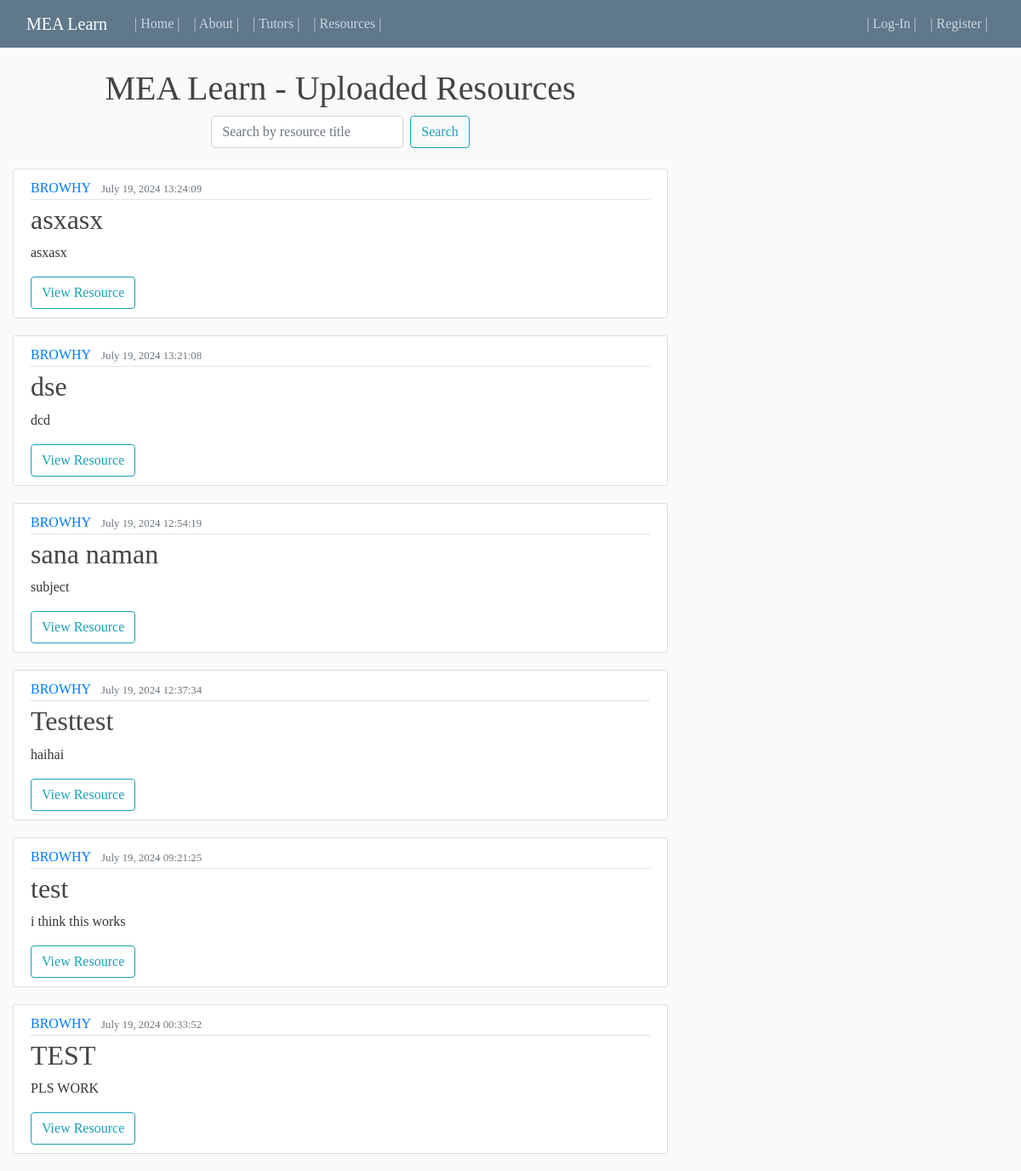
Page /resource-list/ on the committed database.
### blog/models.py (models this page shows, shortened)
class Resource(models.Model):
    SUBJECT_CHOICES = [
        ('MATH 31.1', 'MATH 31.1'),
        ('LAS 21', 'LAS 21'),
        ('MATH 31.2', 'MATH 31.2'),
        ('DECSC 22', 'DECSC 22'),
        ('ITMGT 25.03', 'ITMGT 25.03'),
        ('MATH 31.3', 'MATH 31.3'),
        ('ACCT 115', 'ACCT 115'),
        ('LLAW 113', 'LLAW 113'),
        ('MATH 70.1', 'MATH 70.1'),
        ('ECON 110', 'ECON 110'),
        ('ACCT 125', 'ACCT 125'),
        ('LLAW 115', 'LLAW 115'),
        ('MATH 61.2', 'MATH 61.2'),
        ('DECSC 25', 'DECSC 25'),
        ('ECON 121', 'ECON 121'),
        ('FINN 115', 'FINN 115'),
        ('QUANT 121', 'QUANT 121'),
        ('QUANT 162', 'QUANT 162'),
        ('LAS 111', 'LAS 111'),
        ('MKTG 111', 'MKTG 111'),
        ('QUANT 163', 'QUANT 163'),
        ('LAS 123', 'LAS 123'),
        ('QUANT 192', 'QUANT 192'),
        ('LAS 120', 'LAS 120'),
        ('LAS 140', 'LAS 140'),
        ('OPMAN 125', 'OPMAN 125'),
        ('QUANT 164', 'QUANT 164'),
        ('QUANT 199', 'QUANT 199'),
        ('LAS 197.10', 'LAS 197.10'),
    ]
    title = models.CharField(max_length=150)
    description = models.TextField()
    subject = models.CharField(max_length=100, choices=SUBJECT_CHOICES, default='None')
    date_uploaded = models.DateTimeField(default=timezone.now)
    file = models.FileField(upload_to='resource_files')
    author = models.ForeignKey(User, on_delete=models.CASCADE)

### blog/views.py (the view)
# urls.py: path('resource-list/', blog_views.resource_list, name='resource_list'),
def resource_list(request):
    search_query = request.GET.get('q')
    if search_query:
        resources = Resource.objects.filter(
            Q(title__icontains=search_query) |
            Q(description__icontains=search_query)
        ).order_by('-date_uploaded')
    else:
        resources = Resource.objects.order_by('-date_uploaded')
    return render(request, 'blog/resource_list.html', {'resources': resources})

### blog/templates/blog/resource_list.html (shortened to what this page needs)
{% extends "blog/base.html" %}
{% load static %}
{% block content %}
    <header>
        <h1 class="text-center">MEA Learn - Uploaded Resources</h1>
    </header>
    <div class="container d-flex justify-content-center">
        <form method="GET" class="form-inline mb-4">
            <input type="text" name="q" class="form-control mr-sm-2" placeholder="Search by resource title" value="{{ request.GET.q }}">
            <button type="submit" class="btn btn-outline-info">Search</button>
        </form>
    </div>
    <div class="resource_list">
        {% for resource in resources %}
            <article class="media content-section">
                <div class="media-body">
                    <div class="article-metadata">
                        <a class="mr-2" href="{% url 'user-resources' resource.author.username %}">{{ resource.author }}</a>
                        <small class="text-muted">{{ resource.date_uploaded|date:"F d, Y H:i:s" }}</small>
                    </div>
                    <h2><a class="article-title" href="{% url 'resource-detail' resource.id %}">{{ resource.title }}</a></h2>
                    <p class="article-content">{{ resource.description }}</p>
                    <div class="file-container">
                        {% if resource.file %}
                            <a href="{{ resource.file.url }}" target="_blank" class="btn btn-outline-info">View Resource</a>
                        {% else %}
                            <p>No file uploaded.</p>
                        {% endif %}
                    </div>
                </div>
            </article>
        {% empty %}
            <p>No resources found.</p>
        {% endfor %}
    </div>
{% endblock content %}

### blog/templates/blog/base.html (shortened to what this page needs)
{% load static %}
<!DOCTYPE html>
<html>
<head>
    <link rel = "stylesheet" href = "https://maxcdn.bootstrapcdn.com/bootstrap/4.0.0/css/bootstrap.min.css">
    <link rel = "stylesheet" type = "text/css" href="{% static 'blog/main.css' %}">
</head>
<body>
    <header class = "site-header">
      <nav class = "navbar navbar-expand-md navbar-dark bg-steel fixed-top">
        <div class = "container-fluid">
          <a class = "navbar-brand mr-4" href = "{% url 'blog-home' %}">MEA Learn</a>
          <div class = "collapse navbar-collapse" id="navbarToggle">
            <div class = "navbar-nav mr-auto">
              <a class = "nav-item nav-link" href = "{% url 'blog-home' %}">| Home |</a>
              <a class = "nav-item nav-link" href = "{% url 'blog-about' %}">| About |</a>
              <a class = "nav-item nav-link" href = "{% url 'tutor_list' %}">| Tutors |</a>
              <a class = "nav-item nav-link" href = "{% url 'resource_list' %}">| Resources |</a>
            </div>
            <div class="navbar-nav">
              {% if user.is_authenticated %}
                <a class = "nav-item nav-link" href = "{% url 'resource-upload' %}">| Upload |</a>
                <a class = "nav-item nav-link" href = "{% url 'user-resources' user.username %}">| My Uploads |</a>
                <a class = "nav-item nav-link" href = "{% url 'profile' %}">| Profile |</a>
                <a class = "nav-item nav-link" href = "{% url 'custom_logout' %}">| Logout |</a>
              {% else %}
                <a class = "nav-item nav-link" href = "{% url 'login' %}">| Log-In |</a>
                <a class = "nav-item nav-link" href = "{% url 'register' %}">| Register |</a>
              {% endif %}
            </div>
          </div>
        </div>
      </nav>
    </header>
    <main role = "main" class="container-fluid">
      <div class = "row">
        <div class = "col-md-8">
          {% block content %}{% endblock %}
        </div>
      </div>
    </main>
</body>
</html>

### blog/static/blog/main.css (style rules this page uses)
body { font-family: 'Playfair Display', serif !important; background: #fafafa; color: #333333; margin: 0; padding: 0; box-sizing: border-box; margin-top: 5rem; }
h1, h2, h3, h4, h5, h6 { color: #444444; }
.bg-steel { background-color: #5f788a; }
.site-header .navbar-nav .nav-link { color: #cbd5db; }
.content-section { background: #ffffff; padding: 10px 20px; border: 1px solid #dddddd; border-radius: 3px; margin-bottom: 20px; }
.article-title { color: #444444; }
.article-content { white-space: pre-line; }
.article-metadata { padding-bottom: 1px; margin-bottom: 4px; border-bottom: 1px solid #e3e3e3; }

### blog/templates/blog/base.html (style rules this page uses)
body { font-family: 'Karla', sans-serif; }

### rows in the picture
Resource: author "BROWHY", date_uploaded "July 19, 2024 13:24:09", title "asxasx", description "asxasx"
Resource: author "BROWHY", date_uploaded "July 19, 2024 13:21:08", title "dse", description "dcd"
Resource: author "BROWHY", date_uploaded "July 19, 2024 12:54:19", title "sana naman", description "subject"
Resource: author "BROWHY", date_uploaded "July 19, 2024 12:37:34", title "Testtest", description "haihai"
Resource: author "BROWHY", date_uploaded "July 19, 2024 09:21:25", title "test", description "i think this works"
Resource: author "BROWHY", date_uploaded "July 19, 2024 00:33:52", title "TEST", description "PLS WORK"
